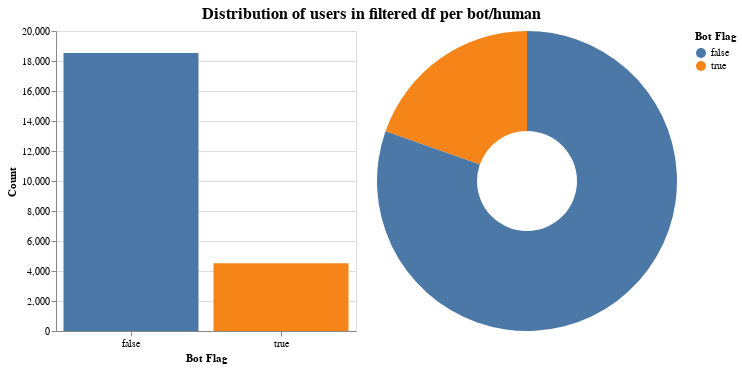

Notebook code for this chart:
### Code cell
plot_user_distributions(df, "filtered df")

### Figure 1 — Vega-Lite specification as saved in the notebook (floating-point values rounded to 4 significant figures)
{"config": {"view": {"continuousWidth": 300, "continuousHeight": 300}}, "hconcat": [{"mark": {"type": "bar"}, "encoding": {"color": {"field": "bot", "type": "nominal"}, "x": {"axis": {"labelAngle": 0}, "field": "bot", "title": "Bot Flag", "type": "nominal"}, "y": {"field": "count", "title": "Count", "type": "quantitative"}}, "height": 300, "width": 300}, {"mark": {"type": "arc", "innerRadius": 50}, "encoding": {"color": {"field": "bot", "title": "Bot Flag", "type": "nominal"}, "theta": {"field": "count", "title": "Count", "type": "quantitative"}, "tooltip": [{"field": "count", "title": "Count", "type": "quantitative"}, {"field": "pct", "format": "0.2%", "title": "Ratio", "type": "quantitative"}]}, "height": 300, "width": 300}], "data": {"name": "data-7e86bd982054bf280e9718f73f2f4624"}, "title": {"text": "Distribution of users in filtered df per bot/human", "anchor": "middle", "fontSize": 16}, "$schema": "https://vega.github.io/schema/vega-lite/v5.20.1.json", "datasets": {"data-7e86bd982054bf280e9718f73f2f4624": [{"bot": true, "count": 4524, "pct": 0.1962}, {"bot": false, "count": 18529, "pct": 0.8038}]}}
